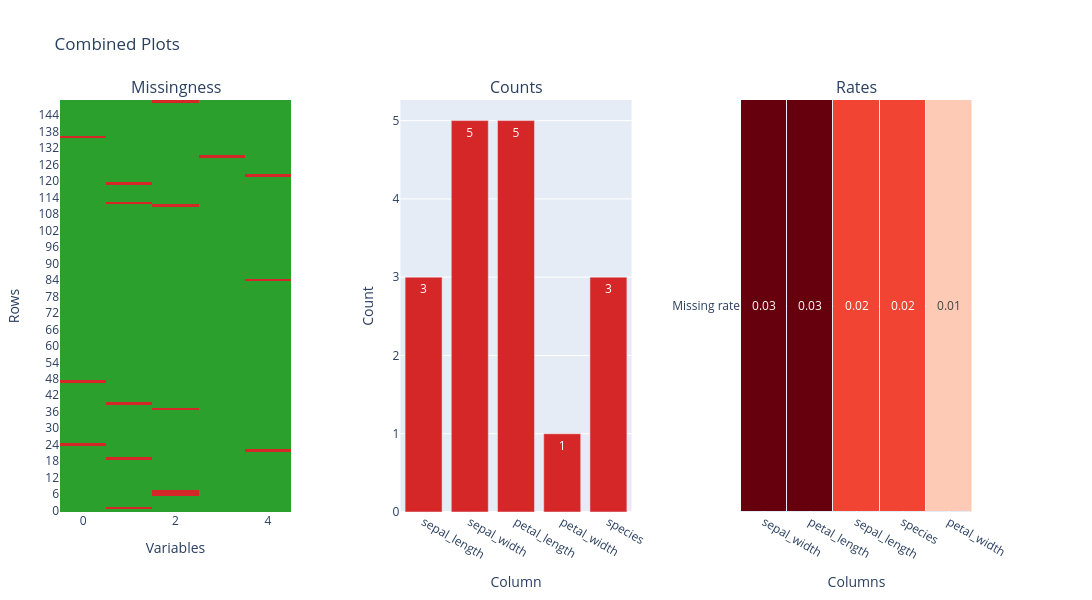

Notebook cell for this chart:
### Code cell
# Combine a few plots in a single panel
panel = Panel([
    md.heatmap(title="Missingness"),
    md.missing_count_barchart(title="Counts"),
    md.column_missing_rate_heatmap(title="Rates"),
])

panel.show()

### Figure 1 — Plotly figure (JSON) as saved in the notebook; plotly's stock layout.template omitted (floating-point values rounded to 4 significant figures; data arrays with more than 128 entries replaced by an {"elided": "..."} marker saying what was removed)
{"data": [{"colorscale": [[0, "#d62728"], [1, "#2ca02c"]], "customdata": {"elided": "150x5 str values"}, "hovertemplate": "<b>Row</b>: %{y}<br><b>Column</b>: %{customdata}<br><b>Status</b>: %{text}<extra></extra>", "showlegend": false, "showscale": false, "text": {"elided": "150x5 str values"}, "type": "heatmap", "x": [0, 1, 2, 3, 4], "xaxis": "x", "xgap": 0, "y": {"elided": "150 str values"}, "yaxis": "y", "ygap": 0, "z": {"elided": "150x5 int values"}, "zmax": 1, "zmin": 0}, {"marker": {"color": "#d62728"}, "name": "Missing", "showlegend": false, "text": ["3", "5", "5", "1", "3"], "textposition": "auto", "type": "bar", "x": ["sepal_length", "sepal_width", "petal_length", "petal_width", "species"], "xaxis": "x2", "y": [3, 5, 5, 1, 3], "yaxis": "y2"}, {"colorbar": {"title": {"text": "Missing rate"}}, "colorscale": [[0, "rgb(255,245,240)"], [0.125, "rgb(254,224,210)"], [0.25, "rgb(252,187,161)"], [0.375, "rgb(252,146,114)"], [0.5, "rgb(251,106,74)"], [0.625, "rgb(239,59,44)"], [0.75, "rgb(203,24,29)"], [0.875, "rgb(165,15,21)"], [1, "rgb(103,0,13)"]], "customdata": [[["sepal_width", "0.03"], ["petal_length", "0.03"], ["sepal_length", "0.02"], ["species", "0.02"], ["petal_width", "0.01"]]], "hovertemplate": "%{hovertext}<extra></extra>", "hovertext": [["<b>Column</b>: sepal_width<br><b>Missing rate</b>: 0.03", "<b>Column</b>: petal_length<br><b>Missing rate</b>: 0.03", "<b>Column</b>: sepal_length<br><b>Missing rate</b>: 0.02", "<b>Column</b>: species<br><b>Missing rate</b>: 0.02", "<b>Column</b>: petal_width<br><b>Missing rate</b>: 0.01"]], "showlegend": false, "showscale": false, "text": [["0.03", "0.03", "0.02", "0.02", "0.01"]], "texttemplate": "%{text}", "type": "heatmap", "x": ["sepal_width", "petal_length", "sepal_length", "species", "petal_width"], "xaxis": "x3", "xgap": 1, "y": ["Missing rate"], "yaxis": "y3", "ygap": 1, "z": [[0.03333, 0.03333, 0.02, 0.02, 0.006667]], "zmax": 0.03333, "zmin": 0}], "layout": {"annotations": [{"font": {"size": 16}, "showarrow": false, "text": "Missingness", "x": 0.1267, "xanchor": "center", "xref": "paper", "y": 1, "yanchor": "bottom", "yref": "paper"}, {"font": {"size": 16}, "showarrow": false, "text": "Counts", "x": 0.5, "xanchor": "center", "xref": "paper", "y": 1, "yanchor": "bottom", "yref": "paper"}, {"font": {"size": 16}, "showarrow": false, "text": "Rates", "x": 0.8733, "xanchor": "center", "xref": "paper", "y": 1, "yanchor": "bottom", "yref": "paper"}], "font": {}, "height": 600, "margin": {"b": 80, "l": 60, "r": 120, "t": 100}, "showlegend": false, "title": {"text": "Combined Plots"}, "width": 1500, "xaxis": {"anchor": "y", "domain": [0, 0.2533], "title": {"text": "Variables"}}, "xaxis2": {"anchor": "y2", "domain": [0.3733, 0.6267], "title": {"text": "Column"}}, "xaxis3": {"anchor": "y3", "domain": [0.7467, 1], "title": {"text": "Columns"}}, "yaxis": {"anchor": "x", "domain": [0, 1], "title": {"text": "Rows"}}, "yaxis2": {"anchor": "x2", "domain": [0, 1], "title": {"text": "Count"}}, "yaxis3": {"anchor": "x3", "domain": [0, 1]}}}
